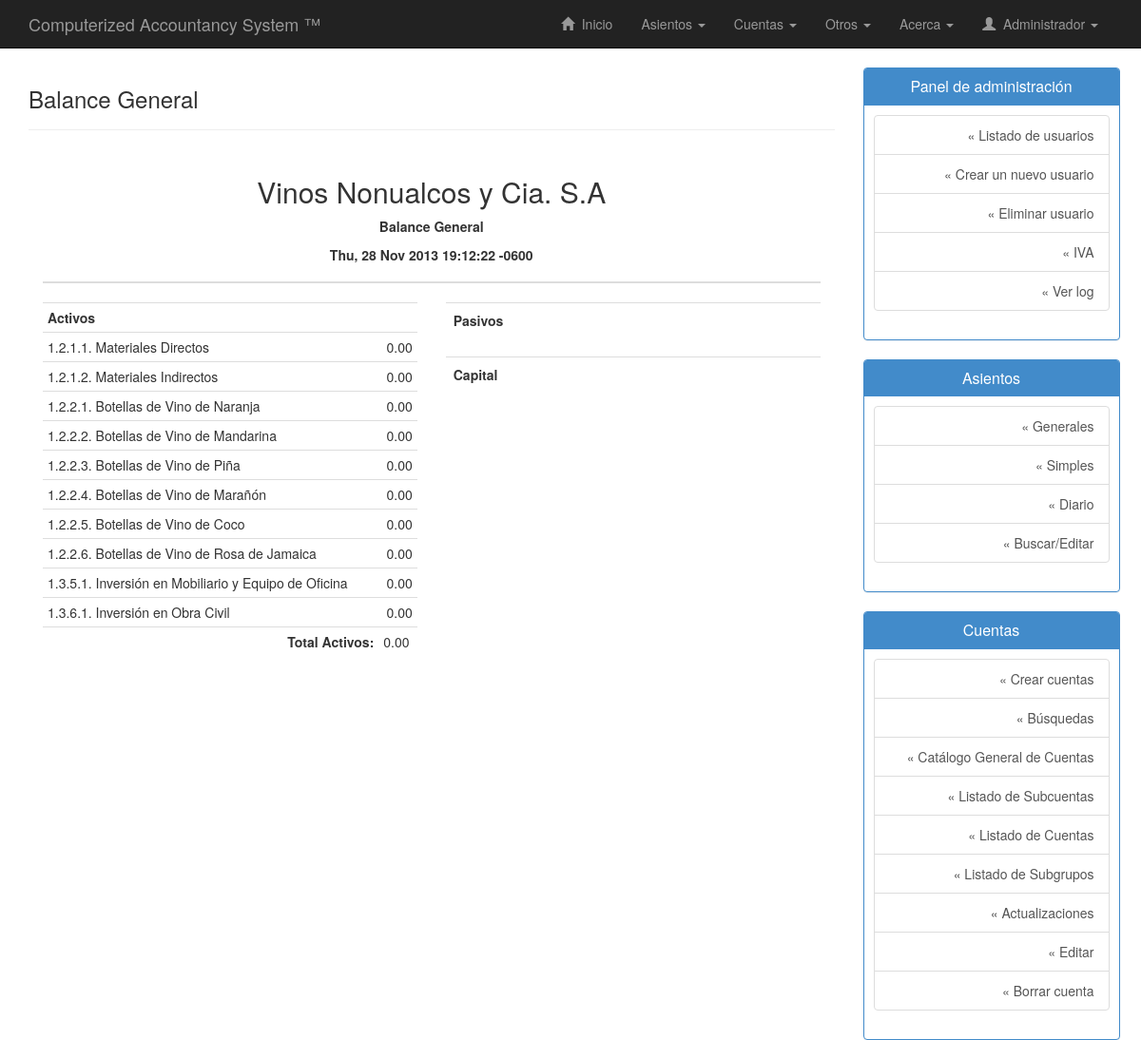
The app's page /php/balance-general.php (signed in, upper part), older data.
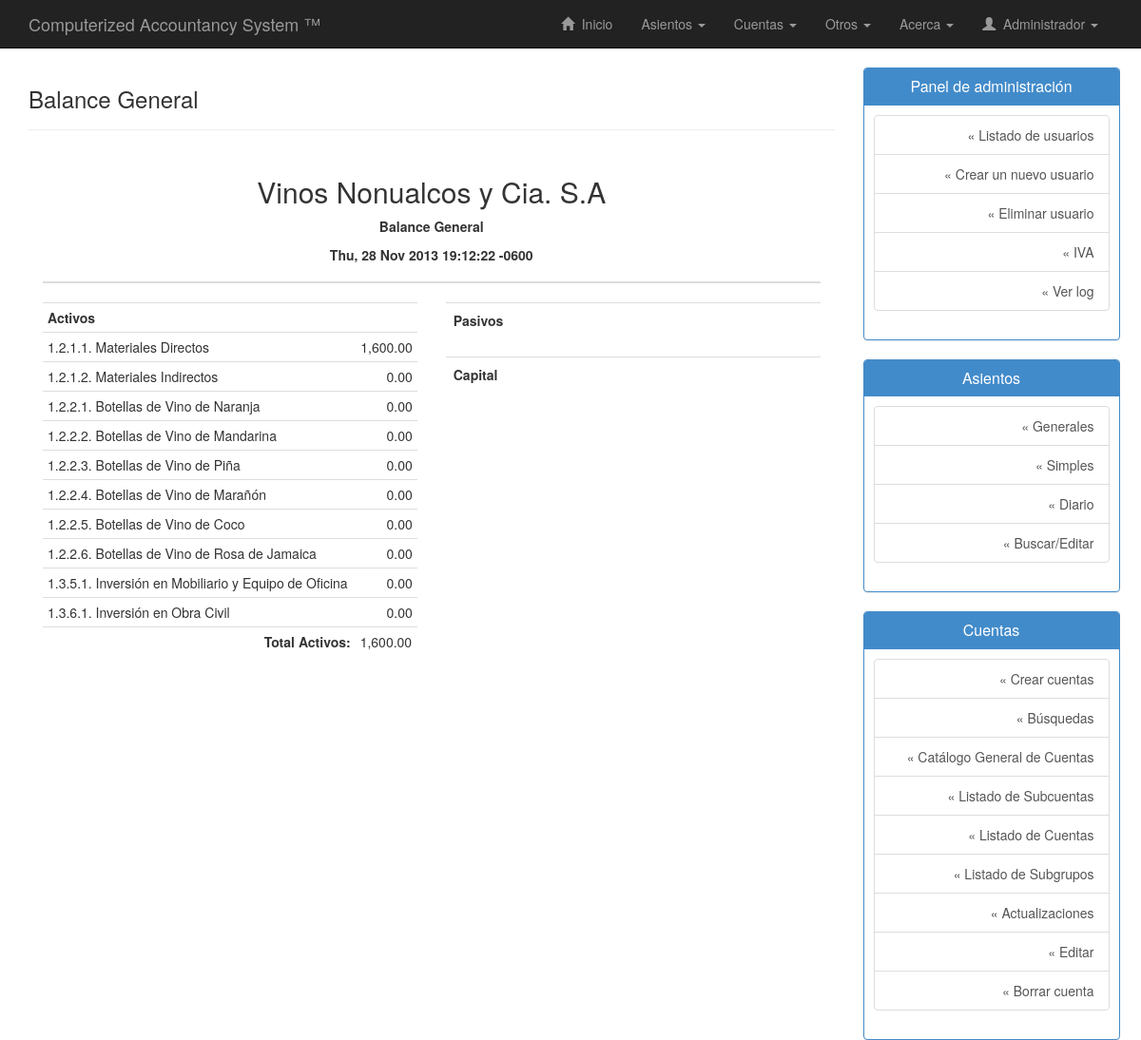
The same page, newer data.
### tables this page shows
CREATE TABLE IF NOT EXISTS `cuentas` (
  `codigo_cuenta` varchar(20) NOT NULL,
  `subgrupo` varchar(20) DEFAULT NULL,
  `nombre_cuenta` varchar(50) NOT NULL,
  `tiene_subcuenta` enum('Si','No') NOT NULL,
  `descripcion_cuenta` varchar(255) DEFAULT NULL,
  `saldo_debe` double NOT NULL,
  `saldo_haber` double NOT NULL,
  PRIMARY KEY (`codigo_cuenta`),
  KEY `subgrupo` (`subgrupo`)
);

### php/balance-general.php (the view, shortened to what this page needs)
<!DOCTYPE html>
<html lang="es">
<head>
	<link rel="stylesheet" type="text/css" href="../css/bootstrap.min.css"/>
	<link rel="stylesheet" type="text/css" href="../css/estilos.css"/>
</head>
<body>
	<?php include("nav.php"); ?>
	<div class="container" id="contenido">
		<div class="row row-offcanvas row-offcanvas-right">
			<div class="col-xs-12 col-sm-9">
				<div class="page-header">
					<h3>Balance General</h3>
				</div>
				<div class="container">
					<div class="row">
						<div class="col-lg-12">
							<table class="table ">
								<thead>
									<tr>
										<th colspan="4">
											<h2 class="text-center">Vinos Nonualcos y Cia. S.A</h2>
											<p align="center">
												<strong>Balance General</strong>
											</p>
											<p align="center">
												<?php
												echo date(DATE_RSS);
												?>
											</p>
										</th>
									</tr>
								</thead>
							</table>
						</div>
						<div class="container">
							<div class="row">
								<div class="col-lg-6">
									<div>
										<div class="row">
											<div class="col-lg-12">
												<table class="table table-condensed table-hover ">
													<tr>
														<th colspan="2">Activos</th>
													</tr>
													<?php
													include_once("conexion.php");
													$sql = "SELECT * FROM cuentas WHERE codigo_cuenta LIKE '1%'";
													$ejecutar = $conexion->query($sql);
													while($acts = $ejecutar->fetch_assoc()){
														echo "<tr colspan='2'>";
														echo "<td >".$acts["codigo_cuenta"].". ".utf8_encode($acts["nombre_cuenta"])."</td>";
														echo "<td class='text-right'>".number_format($acts["saldo_debe"]-$acts["saldo_haber"],2)."</td>";
														echo "</tr>";
													}
													$consulta = "SELECT SUM((saldo_debe-saldo_haber)) total FROM cuentas WHERE codigo_cuenta LIKE '1%'";
													$ejecutar_consulta = $conexion->query($consulta);
													if($ejecutar_consulta->num_rows > 0){
														while ($regs = $ejecutar_consulta->fetch_assoc()) {
															echo "<tr>";
															echo "<td class='text-right'><strong>Total Activos:</strong></td>";
															echo "<td>".number_format($regs["total"],2)."</td>";
															echo "</tr>";
														}
													}
													?>
												</table>
											</div>
										</div>
									</div>
								</div>
								<div class="col-lg-6">
									<div>
										<div class="row">
											<div class="col-lg-12">
												<table class="table ">
													<tr>
														<th>Pasivos</th>
													</tr>
												</table>
											</div>
										</div>
										<div class="row">
											<div class="col-lg-12">
												<table class="table">
													<tr>
														<th>Capital</th>
													</tr>
												</table>
											</div>
										</div>
									</div>
								</div>
							</div>
						</div>
					</div>
				</div>
			</div>
			<?php include("sidebar.php"); ?>
		</div>
	</div>
</body>
</html>

Row changes from the older to the newer data that the page shows:
changed cuentas "Materiales Directos": $acts["saldo_debe"]-$acts["saldo_haber"] "0.00" → "1,600.00"
Text that changed along with them:
new list line: "Total Activos: 1,600.00"
list line gone: "Total Activos: 0.00"
